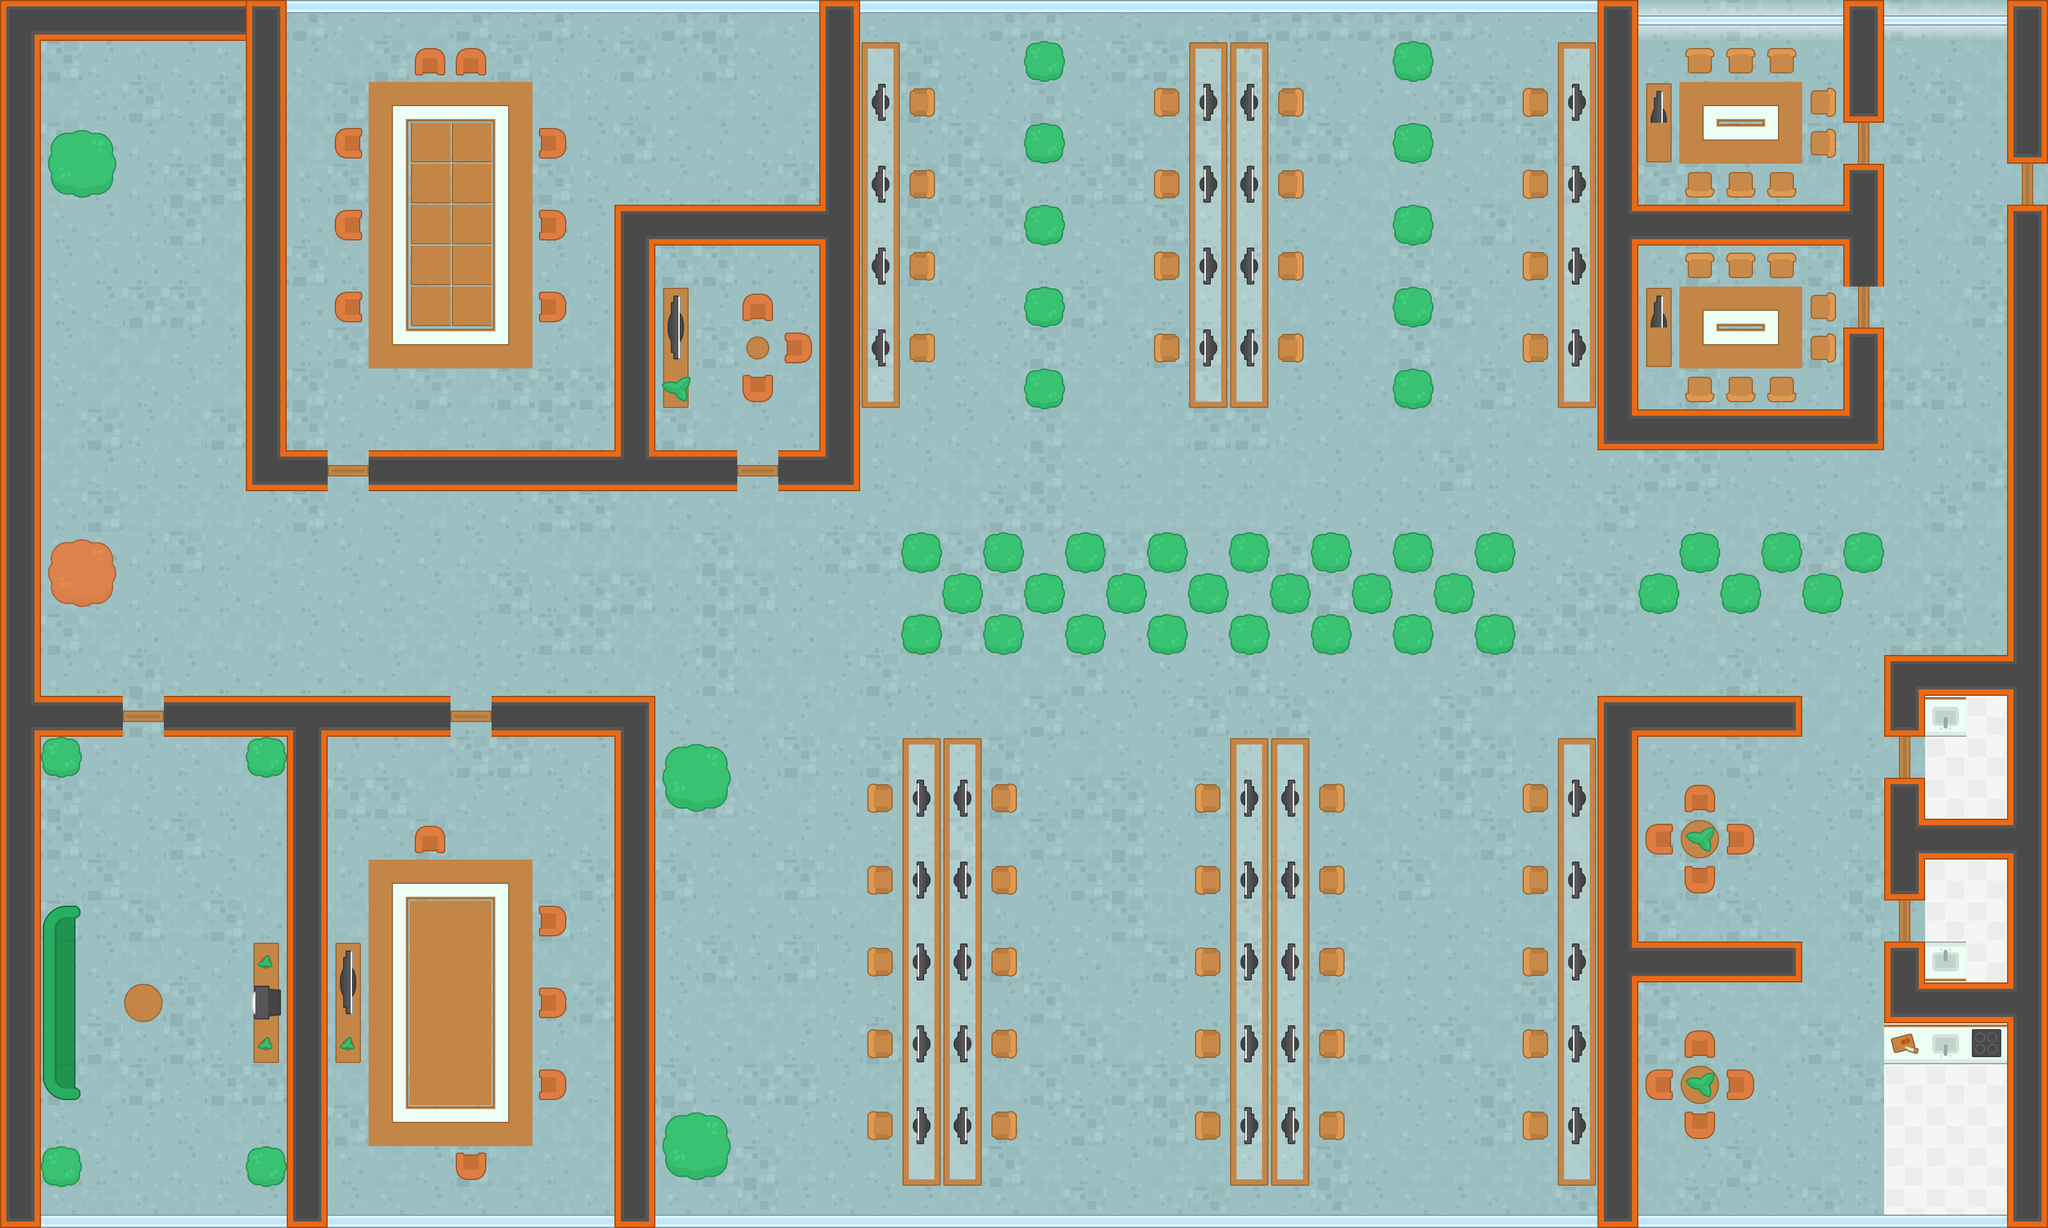

This game map was drawn from its Tiled (.tmx) file and the tilesets committed beside it. A one-line description and the trimmed map source follow:
An orthogonal 50x30 tile map with 64x64 px tiles, 4 tile layers (Ground, Walls, Furniture, Objects).

<map version="1.5" tiledversion="1.7.1" orientation="orthogonal" renderorder="right-down" width="50" height="30" tilewidth="64" tileheight="64" infinite="0" nextlayerid="5" nextobjectid="1">
 <tileset firstgid="1" source="spritesheet_tiles.tsx" />
 <layer id="3" name="Ground" width="50" height="30">
  <data>[1500 cells, 1500 non-empty, 5 distinct tile ids]</data>
 </layer>
 <layer id="1" name="Walls" width="50" height="30">
  <data>[1500 cells, 303 non-empty, 18 distinct tile ids]</data>
 </layer>
 <layer id="2" name="Furniture" width="50" height="30">
  <data>[1500 cells, 267 non-empty, 20 distinct tile ids]</data>
 </layer>
 <layer id="4" name="Objects" width="50" height="30">
  <data>[1500 cells, 114 non-empty, 16 distinct tile ids]</data>
 </layer>
</map>
